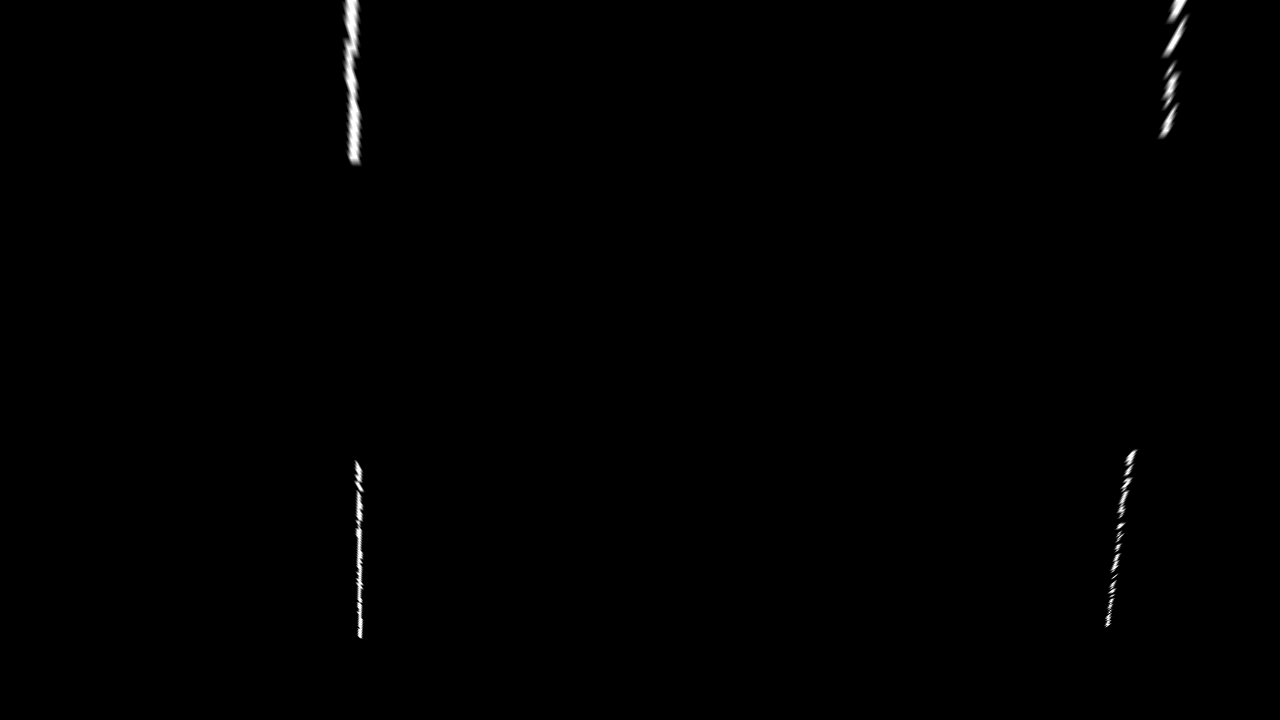
#> input picture 车道检测/panel2.png, 1280 x 720 px
$ python '4左右点的车道线表明.py'
#> lines starting #> are read from the running program, lines starting #| are printed output that depends on the picture
import cv2
import numpy as np
import matplotlib.pyplot as plt
import pandas as pd

correct_image = cv2.imread('./panel2.png')
#> correct_image is the input picture: shape (720, 1280, 3); min 0, max 255, mean 0.9

# 灰度处理
correct_image = cv2.cvtColor(correct_image, cv2.COLOR_BGR2GRAY)
#> correct_image: shape (720, 1280)

# 创建矩形结构元素。
kernel = cv2.getStructuringElement(cv2.MORPH_RECT, (3, 3))
"""
腐蚀操作就是使用核在原图（二值化图）上进行从左到右、从上到下的滑动（也就是从图像的左上角开始，滑动到图像的右下角）。
在滑动过程中，令核值为1的区域与被核覆盖的对应区域进行相乘，得到其最小值，该最小值就是卷积核覆盖区域的中心像素点的新像素值
，接着继续滑动。由于操作图像为二值图，所以不是黑就是白，这就意味着，在被核值为1覆盖的区域内，只要有黑色（像素值为0），那么
该区域的中心像素点必定为黑色（0）。这样做的结果就是会将二值化图像中的白色部分尽可能的压缩，如下图所示，该图经过腐蚀之后，“
变瘦”了。
膨胀相反
"""


"""
1.膨胀，物体边界扩展，可以链接断开的部分
2.对膨胀的图像进行腐蚀消除噪点
3.再次腐蚀，进一步细化图像（消除不需要的部分）
4.再次膨胀，相互配合，调整图像形态
5.又一次膨胀
6.又一次腐蚀
具体以实际情况为主
"""
# 膨胀
dilate_image = cv2.dilate(correct_image, kernel)
# 腐蚀
erode_image = cv2.erode(dilate_image, kernel)

# 腐蚀
erode_image = cv2.erode(erode_image, kernel)
# 膨胀
dilate_image = cv2.dilate(erode_image, kernel)
# 膨胀
dilate_image = cv2.dilate(dilate_image, kernel)
# 腐蚀
erode_image = cv2.erode(dilate_image, kernel)
# 膨胀
dilate_image = cv2.dilate(erode_image, kernel)
# 腐蚀
erode_image = cv2.erode(dilate_image, kernel)
# cv2.imshow("erode_image", erode_image)
# cv2.waitKey(0)


"""
一、获取车道线的初始位置
"""

"1.1 找到两条车道线"
# 直方图图像会有两个凸点，代表了车道线，因为数组的其他地方为0，有车道线的地方才有数字，每列相加为一维数组后只有有车道线的那一块会有数值。
histogram = np.sum(dilate_image[:, :], axis=0)  # 类似于纵向压缩为一个矩阵
#> histogram = 1280 values, max 62135 at index 357, min 0 at index 0, mean 920
plt.plot(np.arange(0, len(histogram)), histogram, 'r-')
plt.show()
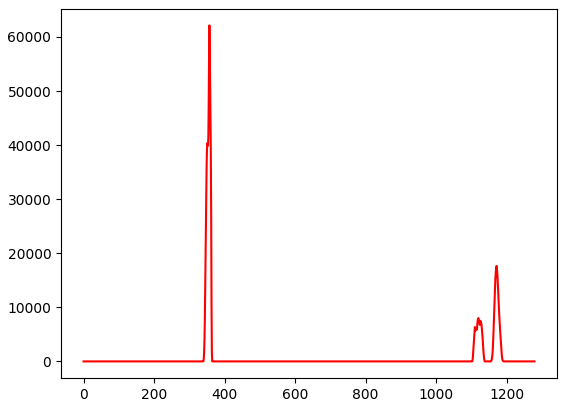
#> figure drawn by matplotlib, 1 panel; curve peaks at x = 357, y = 62135
"1.2 计算两条车道线的中心线并以此划分左右车道的搜索范围"
# 计算直方图(每列像素值相加数组)中的中点位置，用于分割划分左右车道的搜索范围
midpoint = np.array(histogram.shape[0] / 2, dtype=np.int32)
#> midpoint = 640

# 在直方图的左半部分,寻找像素点累加的最大位置，这个位置作为左车道线初始搜索的大致横坐标的起点。
left_x_base = np.argmax(histogram[:midpoint])
#> left_x_base = 357
# 在直方图的右半部分,寻找像素点累加的最大位置+中点位置的偏移量，这个位置作为右车道线初始搜索的大致横坐标的终点。
right_x_base = np.argmax(histogram[midpoint:]) + midpoint  # histogram[midpoint:]只是中点到右车道线的距离
#> right_x_base = 1172

# 根据上面的计算初始化车道线
# 车道检测当前位置，初始化左车道线的当前横坐标
left_x_current = left_x_base
#> left_x_current = 357
right_x_current = right_x_base
#> right_x_current = 1172

"""
二、创建滑动窗口用于检测车道线，并为正式滑动作准备
"""

"2.1 设置滑动窗口的数量、高度、检测的水平范围、最小像素点阈值"
# 设置滑动窗口的数量，数量可以决定在图像的垂直方向划分多个区域来搜索车道线
m_windows = 9
# 计算每个滑动窗口的高度通过图像的总高度/窗口数量
window_height = int(erode_image.shape[0] / m_windows)  # 之所以要转换为int,是因为浮点数通常只有两位数不够精确，并且影响运行速度。
#> window_height = 80
# 设置x的检测范围，这里是滑动窗口宽度的一半，手动指定一个值_____，可以确定每个滑动窗口内左右车道线可能出现的水平范围，
margin = 100
# 6.设置最小像素点阈值，用于统计每个滑动区域的非0像素个数，当窗口内的非0像素个数小于阈值是，就说明可能不是车道线，对中心点位置进行更新
minpix = 50

"2.2 找到整个图像中不为零的像素点的坐标"
# 获取图像中像素值不为0的坐标,nonzero()返回值是两个数组，非零点的纵坐标(行)，非0点的纵坐标(行索引)和横坐标(列索引)
non_zero = erode_image.nonzero()
#> non_zero = 6829 positions, rows 0 to 638, columns 341 to 1190
print(f"________________________________________________________________________________{non_zero}")
#> (printed output is left out)
# 将此数组的纵、坐标提取出来，并且进行类型转换为numpy
non_zero_y = np.array(non_zero[0])  # 纵坐标
#> non_zero_y = 6829 values from 0 to 638
non_zero_x = np.array(non_zero[1])  # 横坐标
#> non_zero_x = 6829 values, max 1190 at index 463, min 341 at index 0, mean 697.2

"2.3 初始化两个索引，分别用于记录那些在左、右车道线搜索中找到的非0数值"
# 用于记录搜索窗口的左右车道线的非0数值在nonzero_y和x的索引。初始化为空。
left_lane_inds = []
right_lane_inds = []

"""
三、 开始用滑动窗口搜索车道线,遍历该图中的每一个窗口，从底部窗口开始向上遍历
"""
# m_windows是滑动窗口个数
for window in range(m_windows):
    "3.1 窗口纵坐标范围"
    # 设置窗口的y的检测范围(纵坐标范围)
    win_y_low = erode_image.shape[0] - (window + 1) * window_height
    win_y_high = erode_image.shape[0] - window * window_height

    "3.2 窗口横坐标范围"
    # 左车道线x的范围，根据当前左车道的横坐标位置与设置margin(检测范围100)来确定当前车道线坑出现的水平范围
    win_x_left_low = left_x_current - margin
    win_x_left_high = left_x_current + margin
    # 右车道线x的范围，根据当前右车道的横坐标位置与设置margin(检测范围100)来确定当前车道线坑出现的水平范围
    win_x_right_low = right_x_current - margin
    win_x_right_high = right_x_current + margin

    "3.3 收集在当前滑动窗口中的非零像素点的索引"
    # good_left_inds和good_right_inds是一个数组，它包含了在当前滑动窗口中被识别为属于左右车道线的非零像素点的索引。这些索引指向non_zero_x和non_zero_y数组中的位置，即它们对应于图像中非零像素点的横坐标
    good_left_inds = ((non_zero_y >= win_y_low) & (non_zero_y < win_y_high) &  # 表示处于窗口纵坐标范围内的非0值的索引
                      (non_zero_x >= win_x_left_low) & (non_zero_x < win_x_left_high)).nonzero()  # 表示处于窗口左车道横坐标范围的非0值的索引
    good_right_inds = ((non_zero_y >= win_y_low) & (non_zero_y < win_y_high) &  # 表示处于窗口纵坐标范围内的非0值的索引
                       (non_zero_x >= win_x_right_low) & (non_zero_x < win_x_right_high)).nonzero()  # 表示处于窗口右车道横坐标范围的非0值的索引

    "3.4 将收集到的索引添加到分为左右车道分别添加到列表中"
    # 将在车道线搜索窗口内的非0点的索引添加到记录在车道索引的列表中
    left_lane_inds.append(good_left_inds)
    right_lane_inds.append(good_right_inds)

    "3.5 通过阈值检验车道是否在窗口内，如果不在就更新横坐标(初始横坐标是根据上面的一维纵坐标相加矩阵)"
    # 不直接用non_zero_x和non_zero_y原因就是good_left_inds和good_right_inds是经过窗口的阈值(minpix)检验的，更能说明是车道线，而non_zero_x和non_zero_y包含大量非车道线数值
    # 如果获取的左车道线搜索窗口内的个数小于最小个数(minpix),则利用这些点的横坐标平均值来进行更新滑动窗口在x轴的车道线
    if len(good_left_inds) > minpix:
        left_x_current = np.mean(non_zero_x[good_left_inds]).astype(dtype=np.int32)  # non_zero 为横坐标索引
    # 如果获取的右车道线搜索窗口内的个数小于最小个数(minpix),则利用这些点的横坐标平均值来进行更新滑动窗口在x轴的车道线
    if len(good_right_inds) > minpix:
        right_x_current = np.mean(non_zero_x[good_right_inds]).astype(dtype=np.int32)  # non_zero 为横坐标索引
#> after the loop, left_lane_inds = 9 items; right_lane_inds = 9 items

"""
四、循环结束，提取获得到的车道线的索引
"""
# 将检测处左右车道点的索引列表合成一个numpy数组，为了统一处理,  axis=1————>按列方向
"4.1 合并，并转为numpy数组"
left_lane_inds = np.concatenate(left_lane_inds, axis=1)
right_lane_inds = np.concatenate(right_lane_inds, axis=1)

"4.2 获取左右车道的横纵坐标"
left_x = non_zero_x[left_lane_inds]
left_y = non_zero_y[left_lane_inds]

right_x = non_zero_x[right_lane_inds]
right_y = non_zero_y[right_lane_inds]
"""------------------------------------------------程序执行至此已经获取了所有车道线的坐标-------------------------------------------------------------------"""
"""五、曲线拟合"""

# 3.用于曲线拟合检测出的点，二次多项式拟合，返回结果是二次项的系数(a,b,c),拟合车道线检测出的点,拟合x = ay
left_fit = np.polyfit(left_y[0], left_x[0], 2)
#> left_fit = [-1.45e-05, 0.0239, 350.3]
right_fit = np.polyfit(right_y[0], right_x[0], 2)
#> right_fit = [-4.19e-05, -0.088, 1178.1]

"""六、进行车道线可视化"""
"6.1 获取图像行数"
y_max = erode_image.shape[0]
#> y_max = 720

"6，2 创建一个处理后的图像，从灰度图重新转为彩色图"
# np.dstack 是 NumPy 库中的一个函数，用于沿深度方向（第三维）堆叠数组。
# 在这里是从单通道灰度图转为三通道灰度图，三通道意味着虽然本身暂时还没有颜色，但是具备了显示彩色的能力
out_img = np.dstack(
    (erode_image, erode_image, erode_image)) * 255  # *255的原因是：灰度图是二值图像，只有0和1，回到彩色图要变成0-255的范围，白的就是255，黑的仍然是0

"6.3 获得根据车道线进行曲线拟合生成的坐标点"
# 在拟合曲线中获取左、右车道线的像素点通过垂直方向的每一个坐标点y代入拟合的二次多项式公式，进行计算横坐标，从而生成一系列的坐标点
left_points = [[left_fit[0] * y ** 2 + left_fit[1] * y + left_fit[2], y] for y in range(y_max)]
#> left_points = 720 pairs, first value 350.3 to 360, second value 0 to 719
right_points = [[right_fit[0] * y ** 2 + right_fit[1] * y + right_fit[2], y] for y in range(y_max)]
#> right_points = 720 pairs, first value 1093.1 to 1178.1, second value 0 to 719
# 左右车道线的像素点进行合并。形成一个总的坐标点。不然可能另一侧坐标点没有画好车就出去了
line_points = np.vstack((right_points, left_points))
#> line_points = 1440 pairs, first value 350.3 to 1178.1, second value 0 to 719

"6.4 对绘制的像素点进行处理"
# 对合并后的坐标点进行随机打乱，更加均匀地展示
np.random.shuffle(line_points)  # 线条区分需要更加明显时使用。

"6.5 根据左右车道线的像素位置绘制多边形。效果是看起来像一整个车道？"
# cv2.fillPoly(out_img, [np.array(line_points, dtype=np.int32)], (0, 255, 0))

"6.6 绘制拟合的车道线"
# 遍历每个车道线像素点,在输出图像上以原型绘制
for point in line_points.astype(dtype=np.int32):
    cv2.circle(out_img, point, 10, (0, 255, 0), thickness=5)
#> this loop made 1440 passes
#> point on passes 1 to 3: [1175, 34], [356, 341], [358, 536]
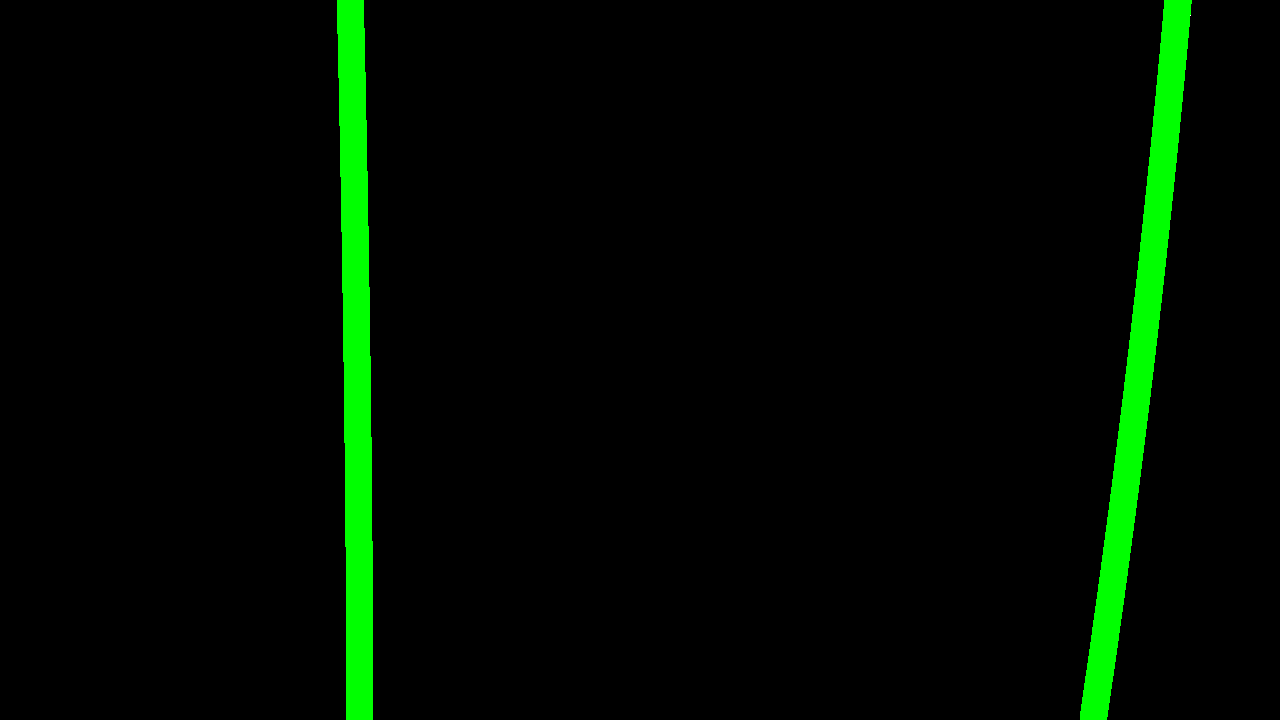
#> out_img: shape (720, 1280, 3); mean of channels 0, 1, 2 0, 10.9, 0; drawn as B, G, R

"6.7 显示"
# 显示绘制好的车道线的图像
cv2.imshow('Output', out_img)
cv2.waitKey(0)
